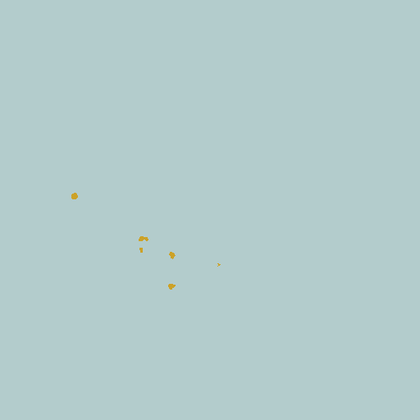
%> input picture optical-retina/Horizontals/DRP/ExampleData/Specks/I/A2tweak_C001Z001.0000.tif, 420 x 420 px, shrunk from 512 x 512 before the run; its folder holds only this picture in this run
$ octave MonteCrit.m   (GNU Octave 9; MATLAB toolbox functions it lacks are replaced by stand-ins)
%> lines starting %> are read from the running program, lines starting %| are printed output that depends on the picture; in (x1, y1, x2, y2) boxes, pixels count from 0 and x2, y2 are one past the last pixel; in counts of white or black regions, pixels touching at a corner belong together; the program's own positions count from 1
### optical-retina/Analyze2/functions/GetMyDir.m
function[TPN] = GetMyDir()


%% Get Folder

if ~exist('.\temp'), mkdir('.\temp');end

if exist('.\temp\Last.mat')
     load(['.\temp\Last.mat']);
     if exist(Last)
        TPN=uigetdir(Last);
     else
         TPN=uigetdir;
     end
else
    TPN=uigetdir;
%> the answer given: ../../Horizontals/DRP/ExampleData/Specks/I
end

TPN= [TPN '\'];

Last=TPN;
if Last>0
save('.\temp\Last.mat','Last')
end

### optical-retina/Analyze2/CoLoc/MonteCrit.m


colormap = gray(256)
TPN=GetMyDir


%% Get Presynaptic field

'reading Presynaptic Image'
Idir=dir([TPN 'I']); Idir=Idir(3:size(Idir,1));
Ip=imread([TPN 'I\' Idir(1).name]);
%> Ip is the input picture: size 420x420x3 uint8; mean R, G, B 179, 204, 203.9
[ys xs c] = size(Ip);
%> ys = 420; xs = 420; c = 3
zs=size(Idir,1);
I=zeros(ys,xs,zs,'uint8');

for i = 1: zs
   Ip=imread([TPN 'I\' Idir(i).name]);
   I(:,:,i)=Ip(:,:,3);
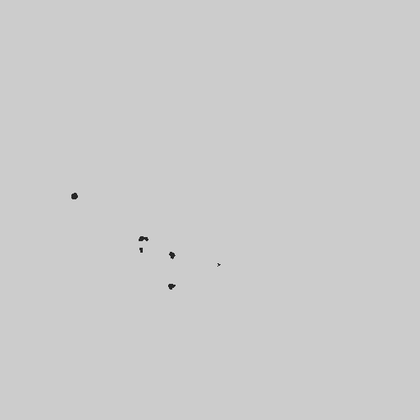
%> I: size 420x420 uint8; min 2, max 231, mean 203.9
end
'done reading image'

'median filtering image'
for i = 1: zs
    I(:,:,i)=medfilt2(I(:,:,i));
end
%> I: size 420x420 uint8; 0.25% of pixels changed, all inside (x1, y1, x2, y2) = (0, 0, 420, 420)
'median filtering done'

Imax=max(I,[],3);
image(Imax),pause(.1)
%> after `image(Imax)`:
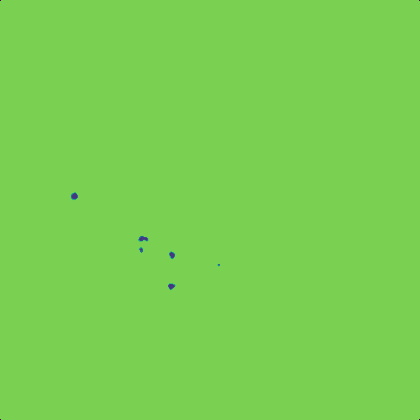
%> displayed picture: size 420x420x3, on the screen's scale of 0 to 255; mean R, G, B 121.9, 208.9, 81.1


%% Get Post Synaptic Field
'Get Synapse info'
%> (the run ends here)
